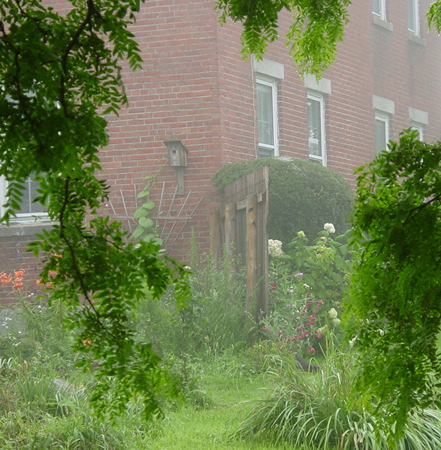
//> input picture low-light/dong/images/input/tree2.png, 441 x 450 px
$ ./dong_lowlight   (built with g++ and OpenCV 4)
//> lines starting //> are read from the running program, lines starting //| are printed output that depends on the picture
// C++
#include <list>
#include <vector>
#include <iostream>
#include <assert.h>
// OpenCV
#include <opencv2/opencv.hpp>
// self
#include "guided_filter.hpp"


namespace {

    void run(const std::function<void()>& work=[]{}, const std::string message="") {
        auto start = std::chrono::steady_clock::now();
        work();
        auto finish = std::chrono::steady_clock::now();
        auto duration = std::chrono::duration_cast<std::chrono::milliseconds>(finish - start);
        std::cout << message << " " << duration.count() << " ms" <<  std::endl;
    }

    void cv_show(const cv::Mat& one_image, const char* info="") {
        cv::imshow(info, one_image);
        cv::waitKey(0);
        cv::destroyAllWindows();
    }

    bool cv_write(const cv::Mat& source, const std::string save_path) {
        return cv::imwrite(save_path, source, std::vector<int>({cv::IMWRITE_PNG_COMPRESSION, 0}));
    }

    cv::Mat make_pad(const cv::Mat& one_image, const int pad_H, const int pad_W) {
        cv::Mat padded_image;
        cv::copyMakeBorder(one_image, padded_image, pad_H, pad_H, pad_W, pad_W, cv::BORDER_REFLECT);
        return padded_image;
    }

}


template<typename T>
cv::Mat compute_dark_channel(const cv::Mat& origin, const int H, const int W, const int radius=7) {
    const T* const ori_ptr = origin.ptr<T>();
    // 决定数据类型, 是 uchar 还是 float
    const int TYPE = origin.type() == CV_8UC3 ? CV_8UC1 : CV_32FC1;
    // 【1】先 R, G, B 三通道求一个最小图
    cv::Mat min_bgr(H, W, TYPE);
    T* const min_bgr_ptr = min_bgr.ptr<T>();
    const int length = H * W;
    for(int i = 0;i < length; ++i) {
        const int p = 3 * i;
        min_bgr_ptr[i] = std::min(ori_ptr[p], std::min(ori_ptr[p + 1], ori_ptr[p + 2]));
    }
    // 【2】min_bgr 中每个点, 在窗口中找一个最小值
    // 先对图像做 padding
    auto pad_min_bgr = make_pad(min_bgr, radius, radius);
    const int H2 = H + 2 * radius;
    const int W2 = W + 2 * radius;
    // 存放第一次横向找最小值地结果
    cv::Mat temp(H2, W, TYPE);
    T* const temp_ptr = temp.ptr<T>();
    int cnt = 0;
    // 第一次, 横向找 H2 次
    for(int i = 0;i < H2; ++i) {
        T* const row_ptr = pad_min_bgr.ptr<T>() + i * W2 + radius;
        for(int j = 0;j < W; ++j) {
            T min_value = 255;
            for(int k = -radius; k <= radius; ++k)
                min_value = std::min(min_value, row_ptr[j + k]);
            temp_ptr[cnt++] = min_value;
        }
    }
    // 释放空间
    pad_min_bgr.release();
    // 第二次, 竖向比较
    for(int j = 0;j < W; ++j) {
        for(int i = 0;i < H; ++i) {
            T min_value = 255;
            const int offset = (radius + i) * W + j;
            for(int k = -radius; k <= radius; ++k)
                min_value = std::min(min_value, temp_ptr[offset + k * W]);
            min_bgr_ptr[i * W + j] = min_value;  // 结果直接存放到 min_bgr 里面, 节约空间
        }
    }
    return min_bgr;
}


using details_type = std::list< std::pair<std::string, cv::Mat> >;

details_type dong_enhance(
        const cv::Mat& low_light,
        const int radius=3,
        const int A_pixels=100,
        const float weight=0.8,
        const float border=0.5,
        const bool denoise=false) {
    details_type collections;
    // 获取信息
    const int H = low_light.rows;
    const int W = low_light.cols;
    const int C = low_light.channels();
    const int length = H * W;
    const int total_length = length * C;
    assert(low_light.type() == 16 and "Only CV_8U3(BGR) are supported !");

    //【1】首先 255 - low_light, 得到反转图像
    cv::Mat inverse(H, W, low_light.type());
    uchar* const inv_ptr = inverse.ptr<uchar>();
    for(int i = 0;i < total_length; ++i)
        inv_ptr[i] = 255 - low_light.data[i];
    collections.emplace_back("inverse", inverse);

    // 【2】对 inverse 去雾, 首先求 inverse 的暗通道
    const auto dark_channel = compute_dark_channel<uchar>(inverse, H, W, radius);
    collections.emplace_back("dark_channel", dark_channel);

    // 【3】根据暗通道, 排序筛选最大值的前 100 个点
    // 在 有雾图像中去找 rgb 之和最大值作为对三个通道大气光 A 的估计
    std::vector< std::vector<int> > book(256);
    const uchar* const dark_ptr = dark_channel.ptr<uchar>();
    for(int i = 0;i < length; ++i)
        book[dark_ptr[i]].emplace_back(i);
    int cnt = 0;
    std::vector<int> index(A_pixels);  // 找到暗通道最大的 100 个点坐标
    for(int i = 255; i >= 0; --i) {
        const int _size = book[i].size(); // 这里是 O(1)
        for(int t = 0;t < _size and cnt < A_pixels; ++t)
            index[cnt++] = book[i][t];
    }
    int max_bgr_sum = 0;  // 从这 100 个暗通道最大值对应 有雾图像 中, 找 r, g, b 之和最大的点
    int max_index = -1;
    for(int i = 0;i < A_pixels; ++i) {
        const int p = 3 * index[i];
        const int cur_sum = inv_ptr[p] + inv_ptr[p + 1] + inv_ptr[p + 2];
        if(cur_sum > max_bgr_sum) {
            max_bgr_sum = cur_sum;
            max_index = index[i];
        }
    }
    // 现在 max_index 是最大的 r, g, b 的通道
    int A[3] = {inv_ptr[max_index * 3], inv_ptr[max_index * 3 + 1], inv_ptr[max_index * 3 + 2]};
    std::cout << "三个通道的全局大气光估计值 " << A[0] << ", " << A[1] << ", " << A[2] << "\n";

    // 【4】估计 t
    // 准备一个 float 图, 每个通道的像素除以对应的全局大气光
    cv::Mat R_A(H, W, CV_32FC3);
    float* const R_A_ptr = R_A.ptr<float>();
    for(int i = 0;i < length; ++i) {
        const int p = 3 * i;
        for(int c = 0;c < 3; ++c)
            R_A_ptr[p + c] = inv_ptr[p + c] * 1.f / A[c];
    }
    // 根据比值的暗通道, 得到透射率(这里的 R_A 是 CV_32FC1 了, 节约空间)
    R_A = compute_dark_channel<float>(R_A, H, W, radius);
    float* t_ptr = R_A.ptr<float>();

    // 对透射率做点小改变, 远景增强地更厉害点
    auto discount = [border](const float x) ->float {
        return x;
        if(x >= 0 and x < border) return 2 * x * x;
        else return x;
    };
    for(int i = 0;i < length; ++i)
        t_ptr[i] = discount(1.f - weight * t_ptr[i]);

    // 开始求解 J(x), 然后取反
    cv::Mat result(H, W, CV_8UC3);
    uchar* const res_ptr = result.ptr<uchar>();
    for(int i = 0;i < length; ++i) {
        const int p = 3 * i;
        for(int c = 0;c < 3; ++c) {
            const float J = (inv_ptr[p + c] - A[c]) * 1.f / t_ptr[i] + A[c];  // 偏大
            res_ptr[p + c] = cv::saturate_cast<uchar>(J);
        }
    }
    // 做去噪
    if(denoise) {
        cv::fastNlMeansDenoisingColored(result, result, 5, 5, 5, 15);
    }
    collections.emplace_back("dehazed", result.clone());

    // 反转图像
    for(int i = 0;i < total_length; ++i)
        res_ptr[i] = 255 - res_ptr[i]; // 更大
    collections.emplace_back("enhanced", result.clone());
    return collections;
}


void demo_lowlight_enhance(const std::string& image_path="./images/input/a4542-Duggan_080411_6019.png") {
    // 读取图像
    cv::Mat low_light = cv::imread(image_path);

    cv_show(low_light);

    // 开始增强
    auto collections = dong_enhance(low_light, 3, 100, 0.8, 0.5, false);

    cv::Mat concat;
    cv::hconcat(std::vector<cv::Mat>({low_light, collections.back().second}), concat);
    cv_show(concat);

    // 展示
    for(const auto& item : collections) {
        cv_show(item.second, item.first.c_str());
        cv_write(item.second, "./images/output/" + item.first + ".png");
    }
}


void demo_lowlight_dehaze(const std::string& image_path) {
//> called with image_path = "./images/input/tree2.png"
    // 读取图像
    cv::Mat hazy_image = cv::imread(image_path);
//> hazy_image is the input picture: 450 rows x 441 cols, CV_8UC3; mean B, G, R 82.7, 127.6, 113.2

    // cv_show(hazy_image);

    // 获取一张逆图像
    cv::Mat low_light = cv::Mat(hazy_image.rows, hazy_image.cols, CV_8UC3, cv::Scalar(255, 255, 255)) - hazy_image;
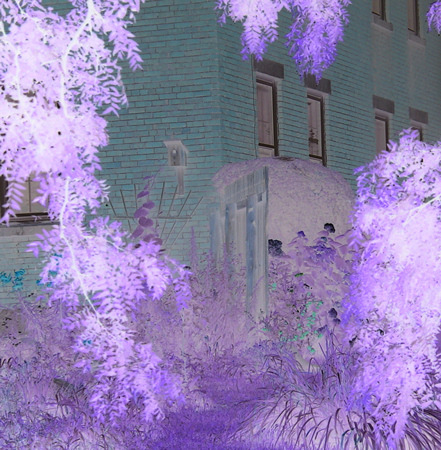
//> low_light: 450 rows x 441 cols, CV_8UC3; mean B, G, R 172.3, 127.4, 141.8
    // cv_show(low_light);

    // 开始增强
    auto collections = dong_enhance(low_light, 3, 100, 0.8, 0.7, false);
//> in dong_enhance, `collections.emplace_back("inverse", inverse);`: collections = 1 item
//> the loop in compute_dark_channel, `for(int i = 0;i < H2; ++i)` made 456 passes
//> cnt on passes 1 to 3: 441, 882, 1323
//> after the loop in compute_dark_channel, `for(int i = 0;i < H2; ++i)`:
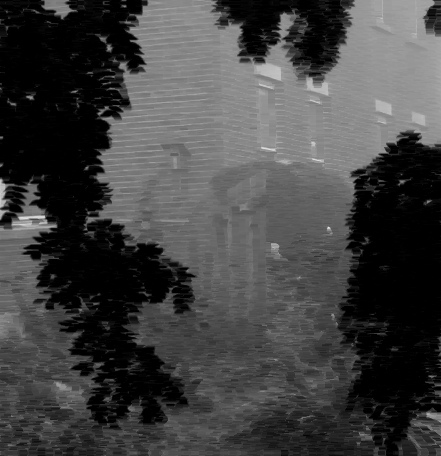
//> temp: 456 rows x 441 cols, CV_8UC1; min 0, max 230, mean 65.6
//> after the loop in compute_dark_channel, `for(int i = 0;i < H2; ++i)`: cnt = 201096
//> after the loop in compute_dark_channel, `for(int j = 0;j < W; ++j)`:
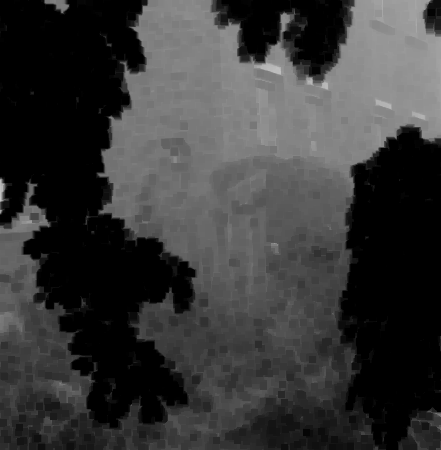
//> min_bgr: 450 rows x 441 cols, CV_8UC1; min 0, max 196, mean 56
//> in dong_enhance, `collections.emplace_back("dark_channel", dark_channel);`: collections = 2 items
//> the loop in dong_enhance, `for(int i = 0;i < A_pixels; ++i)` made 100 passes
//> (cur_sum, max_bgr_sum) on passes 1, 2, 7: (623, 623), (638, 638), (642, 642)
//> cur_sum on passes 3, 4, 5, 6, 8, 9: 637, 627, 638, 627, 640, 625
//> after the loop in dong_enhance, `for(int i = 0;i < A_pixels; ++i)`: max_bgr_sum = 642; max_index = 85995
//> in dong_enhance, `int A[3] = {inv_ptr[max_index * 3], inv_ptr[max_index * 3 + 1], inv_pt..`: A = [223, 213, 206]
//| 三个通道的全局大气光估计值 223, 213, 206
//> the loop in compute_dark_channel (call 2), `for(int i = 0;i < H2; ++i)` made 456 passes
//> after the loop in dong_enhance, `for(int i = 0;i < length; ++i)`:
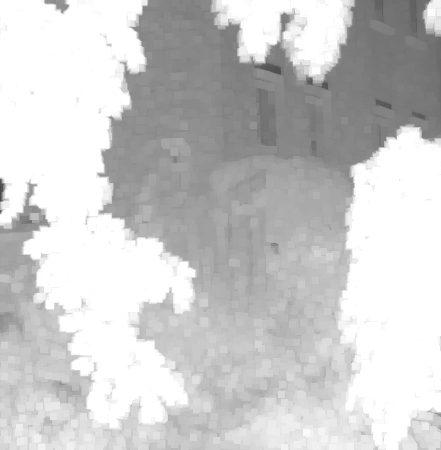
//> R_A: 450 rows x 441 cols, CV_32FC1; min 0.286, max 1, mean 0.799
//> after the loop in dong_enhance, `for(int i = 0;i < length; ++i)`:
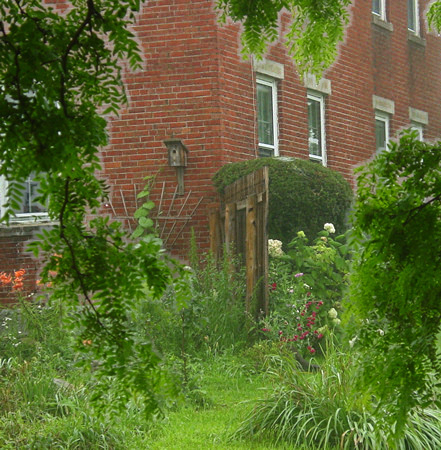
//> result: 450 rows x 441 cols, CV_8UC3; mean B, G, R 51.9, 106.3, 95.2
//> in dong_enhance, `collections.emplace_back("dehazed", result.clone());`: collections = 3 items
//> after the loop in dong_enhance, `for(int i = 0;i < total_length; ++i)`:
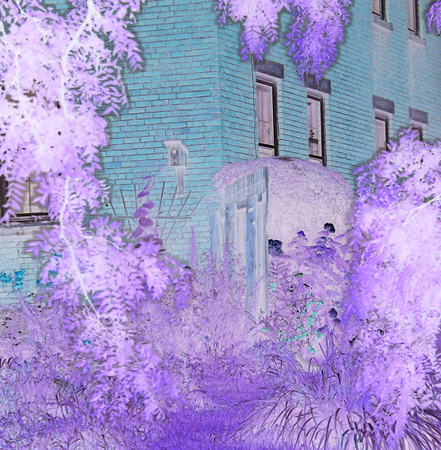
//> result: 450 rows x 441 cols, CV_8UC3; mean B, G, R 203.1, 148.7, 159.8
//> in dong_enhance, `collections.emplace_back("enhanced", result.clone());`: collections = 4 items
//> collections = 4 items

    cv::Mat concat;
    cv::hconcat(std::vector<cv::Mat>({low_light, collections.back().second}), concat);
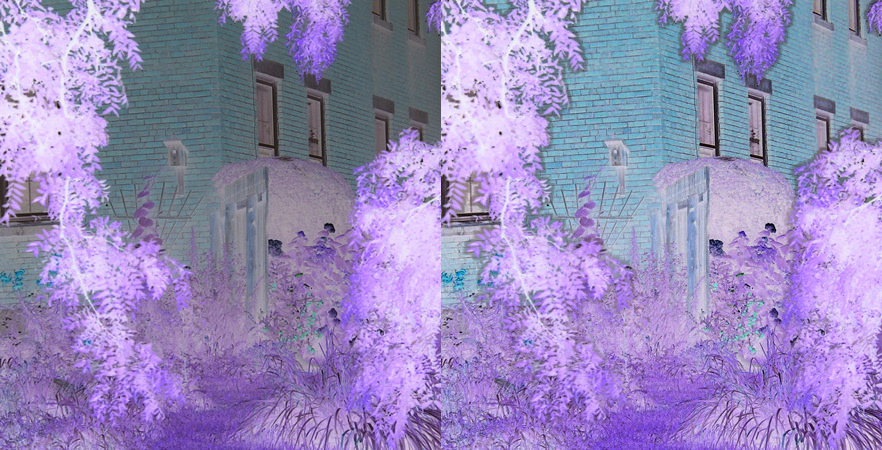
//> concat: 450 rows x 882 cols, CV_8UC3; mean B, G, R 187.7, 138, 150.8
    cv_show(concat);

    // 展示
    for(const auto& item : collections) {
        cv_show(item.second, item.first.c_str());
        cv_write(item.second, "./images/output/dehaze_" + item.first + ".png");
    }
//> this loop made 4 passes


}


int main() {
	// demo_lowlight_enhance("./images/input/a4542-Duggan_080411_6019.png");

    // demo_lowlight_dehaze("./images/input/8729.png");
    demo_lowlight_dehaze("./images/input/tree2.png");
    // demo_lowlight_dehaze("tiananmen1.bmp");

    return 0;
}
